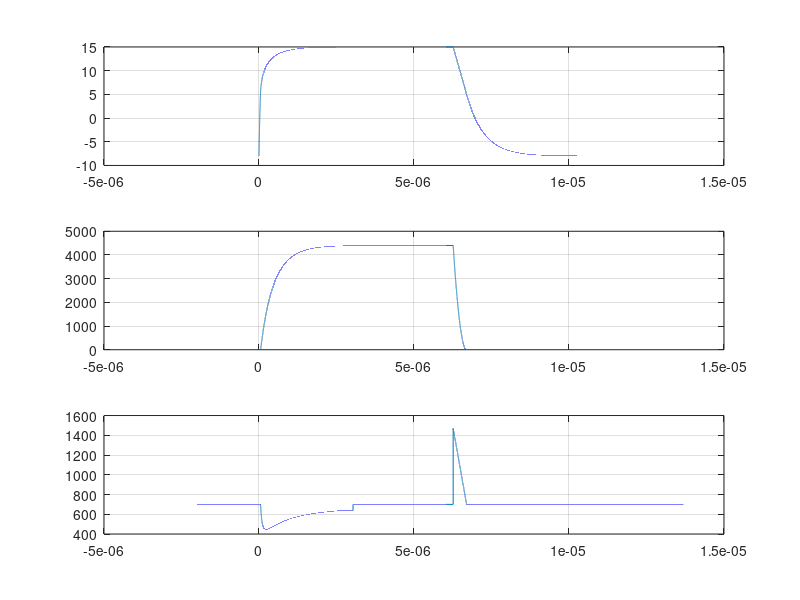

The MATLAB source for this figure:
clear;clc;close

%Initial parameter from data sheet of the CoolSiC FF2MR12W3M1H B11.
g = 44;
Vth = 5.0;
Cgs = 28e-9;
Vdc = 700;
Ls = 0.5e-9;
Rg = 2.0;
Rg_soft_off = 20.0;
VCC = 15;
VEE = -8;
L_sigma = 38e-9;
t_step = 1e-10;


Tsw = 50e-6; %switching period of converter
TW = 3e-6; % Clamping time

%This funciton calculate the waveform, energy loss and Vpk during the SC event
% function [Esc, Vpk] = LossCal(TW, Vclamp)

vgs_on = VEE:1e-2:(VCC-1e-3);
NUM_ON = length(vgs_on);
dids_dt_on = zeros(1,NUM_ON);
ids_on = zeros(1,NUM_ON);
t_on = zeros(1,NUM_ON);
for k = 1:1:(NUM_ON)
    if k==1
        dids_dt_on(1) = 0;
        ids_on(1) = 0;
        t_on(1) = 0;
    elseif k<NUM_ON
        if vgs_on(k)>= Vth
            ids_on(k) = g*(vgs_on(k)-Vth)^2;
            t_on(k) = -2*g*Ls*(vgs_on(k)-Vth) + (Rg*Cgs - 2*g*Ls*Vth + 2*g*Ls*VCC)*log((VCC-Vth)/(VCC-vgs_on(k))) + Rg*Cgs*log((VCC-VEE)/(VCC-Vth));
            dids_dt_on(k) = (ids_on(k+1) - ids_on(k))/(t_on(k+1)-t_on(k));
        else
            ids_on(k) = 0;
            dids_dt_on(k) = 0;        
            t_on(k) = (Rg*Cgs)*log((VCC-VEE)/(VCC-vgs_on(k)));
        end
    elseif k==NUM_ON
        ids_on(k) = g*(vgs_on(k)-Vth)^2;
        t_on(k) = -2*g*Ls*(vgs_on(k)-Vth) + (Rg*Cgs - 2*g*Ls*Vth + 2*g*Ls*VCC)*log((VCC-Vth)/(VCC-vgs_on(k))) + Rg*Cgs*log((VCC-VEE)/(VCC-Vth));
        dids_dt_on(k) = dids_dt_on(k-1);
    end

end

vgs_off = VCC:-5e-5:VEE;
NUM_OFF = length(vgs_off);
dids_dt_off = zeros(1,NUM_OFF);
ids_off = zeros(1,NUM_OFF);
t_off = zeros(1,NUM_OFF);
for k = 1:1:(NUM_OFF)
    if k==1
        ids_off(k) = g*(VCC-Vth)^2;
        t_off(k) = 0;
    elseif k<NUM_OFF
        if vgs_off(k)>= Vth
            ids_off(k) = g*(vgs_off(k)-Vth)^2;
            t_off(k) = 2*g*Ls*(VCC - vgs_off(k)) + (Rg_soft_off*Cgs - 2*g*Ls*Vth + 2*g*Ls*VEE)*log((VCC-VEE)/(vgs_off(k)-VEE));
        else
            ids_off(k) = 0;
            t_off(k) = (Rg_soft_off*Cgs)*log((Vth-VEE)/(vgs_off(k)-VEE)) + 2*g*Ls*(VCC-Vth) + (2*g*Ls*VEE + Rg_soft_off*Cgs - 2*g*Ls*Vth)*log((VCC-VEE)/(Vth-VEE));
        end
    elseif k==NUM_OFF
        ids_off(k) = 0;
        t_off(k) = t_off(k-1)+5e-9;
    end
end

for k = 1:1:(NUM_OFF)
    if k==1
        dids_dt_off(k) = 0;
    elseif k<NUM_OFF
        if vgs_off(k)>= Vth
            dids_dt_off(k) = (ids_off(k+1) - ids_off(k))/(t_off(k+1)-t_off(k));
        else
            dids_dt_off(k) = 0;        
        end
    elseif k==NUM_OFF
            dids_dt_off(k) = dids_dt_off(k-1);

    end

end

%Length before SC happens
t_0 = -2e-6:t_step:0; % before 2us.
vgs_0 = VEE*ones(1,length(t_0));
ids_0 = 0*ones(1,length(t_0));
vds_0 = Vdc*ones(1,length(t_0));


%define a new 1-D data with linear fit 
t_on_1 = min(t_on):t_step:max(t_on); 
vgs_on_1 = interp1(t_on, vgs_on,t_on_1);
ids_on_1 = interp1(t_on, ids_on,t_on_1);
dids_dt_on_1 = interp1(t_on, dids_dt_on, t_on_1);


t_off_1 = min(t_off):t_step:max(t_off); 
vgs_off_1 = interp1(t_off, vgs_off,t_off_1);
ids_off_1 = interp1(t_off, ids_off,t_off_1);
dids_dt_off_1 = interp1(t_off, dids_dt_off, t_off_1);


%insert middle gap data
t_middle = max(t_on_1):t_step:(max(t_on_1)+TW);
vgs_middle_1 = ones(1,length(t_middle))*VCC;
ids_middle_1 = ones(1,length(t_middle))*g*(VCC-Vth)^2;
dids_dt_middle_1 = zeros(1,length(t_middle));


t_1 = [t_0,t_on_1,t_middle,t_off_1 + t_on_1(NUM_ON-1)+max(t_middle)];
vgs_1 = [vgs_0,vgs_on_1,vgs_middle_1, vgs_off_1];
ids_1 = [ids_0,ids_on_1,ids_middle_1, ids_off_1];
dids_dt_1 = [dids_dt_on_1,dids_dt_middle_1,dids_dt_off_1];
vds_1 = [vds_0, Vdc - L_sigma.*dids_dt_1];

Esc = sum(ids_1.*vds_1)*t_step;
Vpk = max(vds_1);

subplot(3,1,1);
plot(t_1,vgs_1);
grid on;
subplot(3,1,2);
plot(t_1,ids_1);
grid on;
subplot(3,1,3);
plot(t_1,vds_1);
grid on;

 
 
 
 
